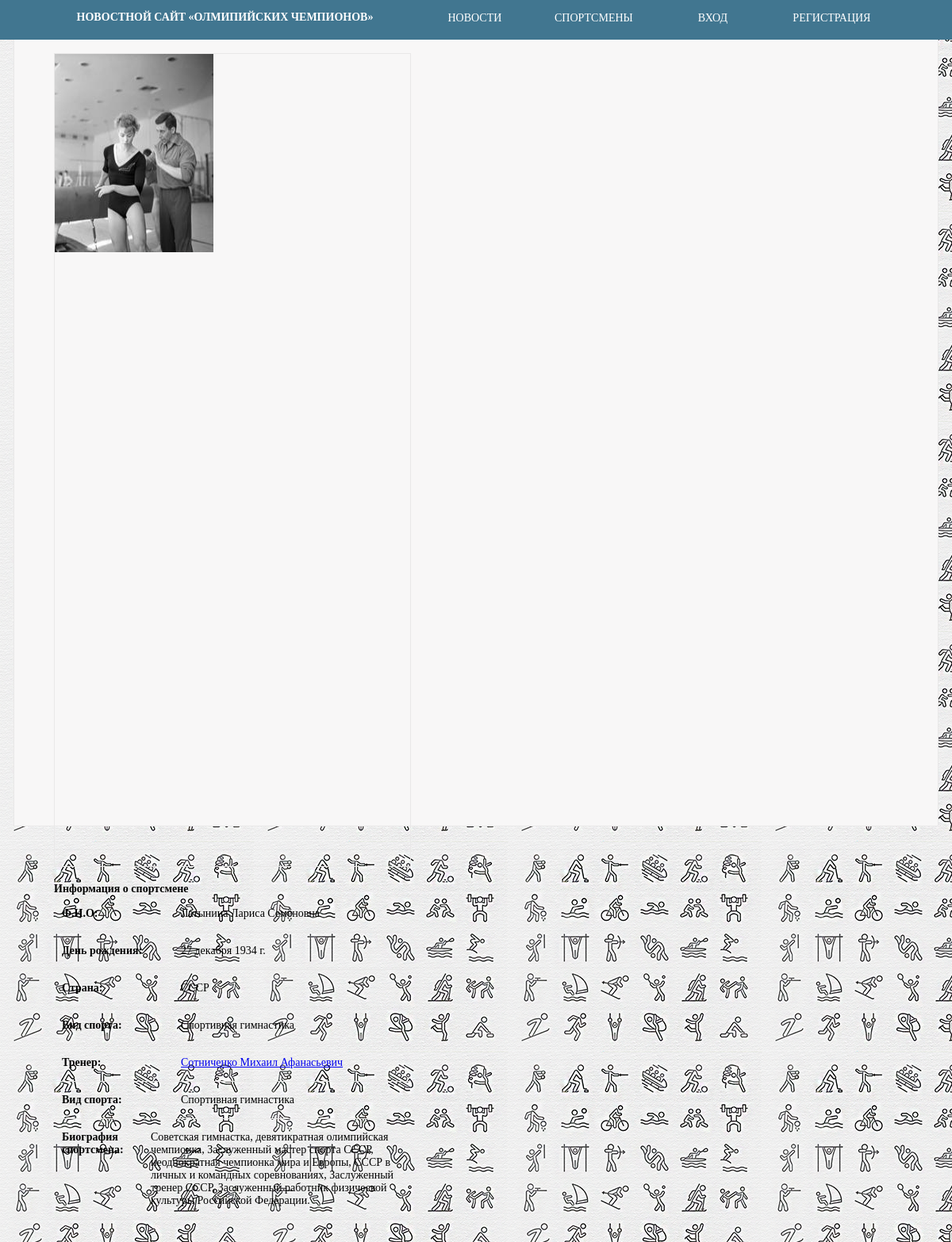
Screenshot of /news/1 with the database file from the repository.
### app/olimp/models.py (models this page shows, shortened)
class Stand(models.Model):
    stand_name = models.CharField(
        max_length=40,
        verbose_name="Заголовок записи",
        null=False,
        blank=False,
    )
    stand_description = models.TextField(
        verbose_name="Описание записи",
        max_length=100,
        null=False,
        blank=False,
    )
    sportsman_id = models.ForeignKey(
        "Sportsman",
        on_delete=models.CASCADE,
        related_name="Sportsman_Stand",
        verbose_name="Спортсмен",
        null=False,
        blank=False,
    )
    view_olimp_id = models.ForeignKey(
        "ViewOlimp",
        on_delete=models.CASCADE,
        related_name="ViewOlimp_Stand",
        verbose_name="Вид олимпийских игр",
        null=False,
        blank=False,
    )
    medal_id = models.ForeignKey(
        "Medal",
        on_delete=models.CASCADE,
        related_name="Medal_Stand",
        verbose_name="Медаль",
        null=False,
        blank=False,
    )
    date_event = models.DateField(
        verbose_name="Дата олимпиады",
        null=True,
        blank=False,
    )
    stand_is_visible = models.BooleanField(
        default=False,
        verbose_name="Скрытая запись",
        null=True,
        blank=True,
    )
    class Meta:
        verbose_name = "СТЕНД"
        verbose_name_plural = "СТЕНД"

class Sportsman(models.Model):
    sportsman_name = models.CharField(
        max_length=50,
        verbose_name="ФИО спортсмена",
        null=False,
        blank=False,
    )
    sportsman_country = models.CharField(
        max_length=30,
        verbose_name="Страна",
        null=False,
        blank=False,
    )
    sportsman_birthday = models.DateField(
        max_length=8,
        verbose_name="Дата рождения",
        null=False,
        blank=False,
    )
    sportsman_biogrpahy = models.TextField(
        verbose_name="Биография",
        null=True,
        blank=True,
    )
    view_sports_id = models.ForeignKey(
        "ViewSports",
        on_delete=models.CASCADE,
        related_name="ViewSports_Sportsman",
        verbose_name="Вид спорта",
        null=False,
        blank=False,
    )
    trener_id = models.ForeignKey(
        "Trener",
        on_delete=models.CASCADE,
        related_name="Trener_Sportsman",
        verbose_name="Тренер",
        null=False,
        blank=False,
    )
    sportsman_img = models.ImageField(
        upload_to="media/sportsman/%y/%m/%d/",
        default="media/default.png",
        verbose_name="Загрузить фото",
        null=False,
        blank=True,
    )
    sportsman_is_visible = models.BooleanField(
        default=False,
        verbose_name="Скрытая запись",
        null=True,
        blank=True,
    )
    class Meta:
        verbose_name = "СПОРТСМЕНА"
        verbose_name_plural = "СПОРТСМЕНЫ"

class ViewSports(models.Model):
    view_sport_name = models.CharField(
        max_length=50,
        verbose_name="Наименование вида спорта",
        null=False,
        blank=False,
    )
    view_sports_is_visible = models.BooleanField(
        default=False,
        verbose_name="Скрытая запись",
        null=True,
        blank=True,
    )
    class Meta:
        verbose_name = "ВИД СПОРТА"
        verbose_name_plural = "ВИД СПОРТА"

class Trener(models.Model):
    trener_name = models.CharField(
        max_length=50,
        verbose_name="ФИО тренера",
        null=False,
        blank=False,
    )
    trener_img = models.ImageField(
        upload_to="media/trener/%y/%m/%d/",
        default="media/default.png",
        verbose_name="Загрузить фото",
        null=False,
        blank=True,
    )
    club_id = models.ForeignKey(
        "Club",
        on_delete=models.CASCADE,
        related_name="Club_Trener",
        verbose_name="Клуб",
        null=False,
        blank=False,
    )
    trener_is_visible = models.BooleanField(
        default=False,
        verbose_name="Скрытая запись",
        null=True,
        blank=True,
    )
    class Meta:
        verbose_name = "ТРЕНЕРА"
        verbose_name_plural = "ТРЕНЕРЫ"

### app/olimp/views.py (the view)
# urls.py: path('<int:pk>', StandDetail.as_view(), name='stand_detail_view'),
class StandDetail(DetailView):
    model = Stand
    context_object_name = "stands"
    template_name = "stand/stand_detail.html"
    pk_url_kwarg = "pk"
    def get_context_data(self, **kwargs,):
        context = super().get_context_data(**kwargs)
        context["sportsman"] = self.queryset
        context["title"] = "Новости - «Олмипийские чемпионы»"
        return context

### app/olimp/templates/stand/stand_detail.html
{% extends 'stand/base_stand_detail.html' %}

### templates/stand/base_stand_detail.html
{% load static %}
{% include "../inc/_header.html" %}
<div class="wrapper">
    <div class="field">
        <div class="">
            <div class="news">
            <div class="redcords">
                <div class="photo_news">
                    <img src="/media/{{ stands.sportsman_id.sportsman_img }}">
                </div>
                <div class="items_news">
                    <strong >Информация о спортсмене</strong>
                      <div  class="title_info_sportsman">
                          <div class="desc_info_sportsman">
                              <strong>Ф.И.О:</strong>
                          </div>
                          <div>{{stands.sportsman_id.sportsman_name}}</div>
                      </div>
                      <div  class="title_info_sportsman">
                           <div class="desc_info_sportsman">
                               <strong>День рождения: </strong>
                           </div>
                          <div>{{stands.sportsman_id.sportsman_birthday}}</div>
                      </div>
                      <div  class="title_info_sportsman">
                           <div class="desc_info_sportsman">
                               <strong>Страна: </strong>
                           </div>
                          <div>{{stands.sportsman_id.sportsman_country}}</div>
                      </div>
                      <div  class="title_info_sportsman">
                           <div class="desc_info_sportsman">
                               <strong>Вид спорта: </strong>
                           </div>
                          <div>{{stands.sportsman_id.view_sports_id.view_sport_name}}</div>
                      </div>
                      <div  class="title_info_sportsman">
                           <div class="desc_info_sportsman">
                               <strong>Тренер: </strong>
                           </div>
                          <div><a href="/news/{{ stands.sportsman_id.trener_id.id }}">{{stands.sportsman_id.trener_id.trener_name}}</a></div>
                      </div>
                      <div  class="title_info_sportsman">
                           <div class="desc_info_sportsman">
                               <strong>Вид спорта: </strong>
                           </div>
                          <div>{{stands.sportsman_id.view_sports_id.view_sport_name}}</div>
                      </div>
                      <div  class="title_info_sportsman">
                           <div style="width: 600px;">
                               <strong>Биография спортсмена: </strong>
                           </div>
                          <div>{{stands.sportsman_id.sportsman_biogrpahy}}</div>
                      </div>
                </div>
            </div>
    </div>
</div>
{% include "../inc/_footer.html" %}

### static/css/main.css (style rules this page uses)
body { margin: 0px; padding: 0px; background-image: url("../img/background1.png"); background-repeat: repeat; font-family: "Montserrat"; font-size: 14; }
.field { display: flex; justify-content: space-between; background: #f8f7f7; border: 1px solid #e9e8e8; width: 1164px; height: 1024px; margin-left: auto; margin-right: auto; margin-bottom: 50px; }
.news { margin: 50px; margin-left: 30px; margin-right: 30px; }
.photo_news { border: 1px solid #e9e8e8; margin: 20px; height: 100%; }
.items_news { margin-left: 50px; margin: 20px; width: 100%; height: 100%; }
img { width: 200px; height: 250px; }
.title_info_sportsman { display: flex; align-items: baseline; padding: 15px 10px; border-bottom: 1px solid #e9e8e8; width: 430px; }
.desc_info_sportsman { width: 150px; }

### rows the page displays
Stand: sportsman_id.sportsman_img (picture), sportsman_id.sportsman_name "Латынина Лариса Семёновна", sportsman_id.sportsman_birthday "27 декабря 1934 г.", sportsman_id.sportsman_country "СССР", sportsman_id.view_sports_id.view_sport_name "Спортивная гимнастика", sportsman_id.trener_id.trener_name "Сотниченко Михаил Афанасьевич", sportsman_id.sportsman_biogrpahy "Советская гимнастка, девятикратная олимпийская чемпионка, Заслуженный мастер спорта СССР, неоднократная чемпионка мира и Европы, СССР в личных и командных соревнованиях, Заслуженный тренер СССР, Заслуженный работник физической культуры Российской Федерации."
